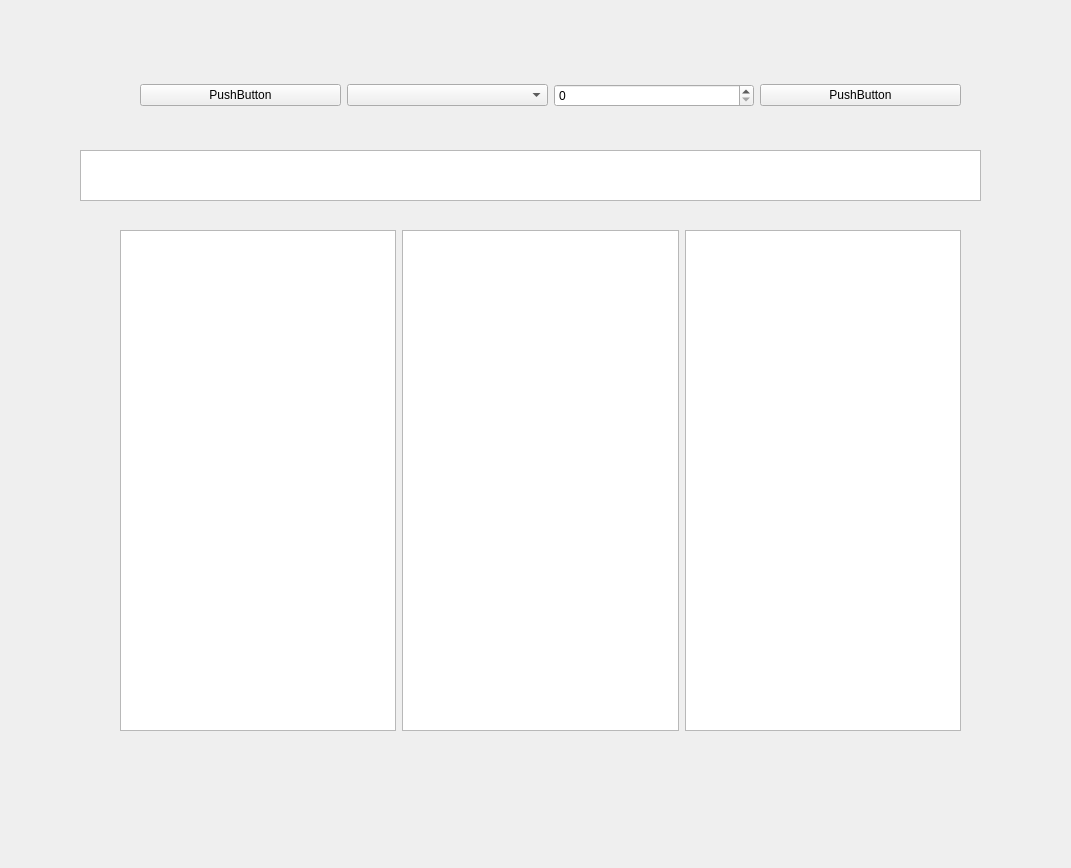
<?xml version="1.0" encoding="UTF-8"?>
<ui version="4.0">
 <class>Form</class>
 <widget class="QWidget" name="Form">
  <property name="geometry">
   <rect>
    <x>0</x>
    <y>0</y>
    <width>1071</width>
    <height>868</height>
   </rect>
  </property>
  <property name="windowTitle">
   <string>Form</string>
  </property>
  <widget class="QWidget" name="horizontalLayoutWidget_2">
   <property name="geometry">
    <rect>
     <x>140</x>
     <y>50</y>
     <width>821</width>
     <height>91</height>
    </rect>
   </property>
   <layout class="QHBoxLayout" name="horizontalLayout_2">
    <item>
     <widget class="QPushButton" name="pushButton">
      <property name="text">
       <string>PushButton</string>
      </property>
     </widget>
    </item>
    <item>
     <widget class="QComboBox" name="comboBox"/>
    </item>
    <item>
     <widget class="QSpinBox" name="spinBox"/>
    </item>
    <item>
     <widget class="QPushButton" name="pushButton_2">
      <property name="text">
       <string>PushButton</string>
      </property>
     </widget>
    </item>
   </layout>
  </widget>
  <widget class="QWidget" name="horizontalLayoutWidget">
   <property name="geometry">
    <rect>
     <x>120</x>
     <y>230</y>
     <width>841</width>
     <height>501</height>
    </rect>
   </property>
   <layout class="QHBoxLayout" name="horizontalLayout">
    <item>
     <widget class="QTableWidget" name="tableWidget"/>
    </item>
    <item>
     <widget class="QTableWidget" name="tableWidget_2"/>
    </item>
    <item>
     <widget class="QTableWidget" name="tableWidget_3"/>
    </item>
   </layout>
  </widget>
  <widget class="QTextBrowser" name="textBrowser">
   <property name="geometry">
    <rect>
     <x>80</x>
     <y>150</y>
     <width>901</width>
     <height>51</height>
    </rect>
   </property>
  </widget>
 </widget>
 <resources/>
 <connections/>
</ui>
